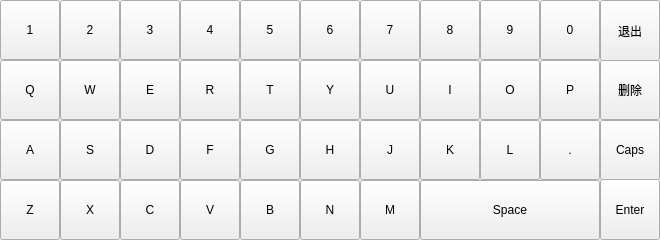
<?xml version="1.0" encoding="UTF-8"?>
<ui version="4.0">
 <class>CKeyboard</class>
 <widget class="QWidget" name="CKeyboard">
  <property name="geometry">
   <rect>
    <x>0</x>
    <y>0</y>
    <width>660</width>
    <height>240</height>
   </rect>
  </property>
  <property name="windowTitle">
   <string>Form</string>
  </property>
  <widget class="QPushButton" name="Key_Y">
   <property name="geometry">
    <rect>
     <x>300</x>
     <y>60</y>
     <width>60</width>
     <height>60</height>
    </rect>
   </property>
   <property name="text">
    <string>Y</string>
   </property>
  </widget>
  <widget class="QPushButton" name="Key_Enter">
   <property name="geometry">
    <rect>
     <x>600</x>
     <y>179</y>
     <width>60</width>
     <height>61</height>
    </rect>
   </property>
   <property name="text">
    <string>Enter</string>
   </property>
  </widget>
  <widget class="QPushButton" name="Key_8">
   <property name="geometry">
    <rect>
     <x>420</x>
     <y>0</y>
     <width>60</width>
     <height>60</height>
    </rect>
   </property>
   <property name="text">
    <string>8</string>
   </property>
  </widget>
  <widget class="QPushButton" name="Key_R">
   <property name="geometry">
    <rect>
     <x>180</x>
     <y>60</y>
     <width>60</width>
     <height>60</height>
    </rect>
   </property>
   <property name="text">
    <string>R</string>
   </property>
  </widget>
  <widget class="QPushButton" name="Key_H">
   <property name="geometry">
    <rect>
     <x>300</x>
     <y>120</y>
     <width>60</width>
     <height>60</height>
    </rect>
   </property>
   <property name="text">
    <string>H</string>
   </property>
  </widget>
  <widget class="QPushButton" name="Key_C">
   <property name="geometry">
    <rect>
     <x>120</x>
     <y>180</y>
     <width>60</width>
     <height>60</height>
    </rect>
   </property>
   <property name="text">
    <string>C</string>
   </property>
  </widget>
  <widget class="QPushButton" name="Key_2">
   <property name="geometry">
    <rect>
     <x>60</x>
     <y>0</y>
     <width>60</width>
     <height>60</height>
    </rect>
   </property>
   <property name="text">
    <string>2</string>
   </property>
  </widget>
  <widget class="QPushButton" name="Key_V">
   <property name="geometry">
    <rect>
     <x>180</x>
     <y>180</y>
     <width>60</width>
     <height>60</height>
    </rect>
   </property>
   <property name="text">
    <string>V</string>
   </property>
  </widget>
  <widget class="QPushButton" name="Key_X">
   <property name="geometry">
    <rect>
     <x>60</x>
     <y>180</y>
     <width>60</width>
     <height>60</height>
    </rect>
   </property>
   <property name="text">
    <string>X</string>
   </property>
  </widget>
  <widget class="QPushButton" name="Key_P">
   <property name="geometry">
    <rect>
     <x>540</x>
     <y>60</y>
     <width>60</width>
     <height>60</height>
    </rect>
   </property>
   <property name="text">
    <string>P</string>
   </property>
  </widget>
  <widget class="QPushButton" name="Key_N">
   <property name="geometry">
    <rect>
     <x>300</x>
     <y>180</y>
     <width>60</width>
     <height>60</height>
    </rect>
   </property>
   <property name="text">
    <string>N</string>
   </property>
  </widget>
  <widget class="QPushButton" name="Key_J">
   <property name="geometry">
    <rect>
     <x>360</x>
     <y>120</y>
     <width>60</width>
     <height>60</height>
    </rect>
   </property>
   <property name="text">
    <string>J</string>
   </property>
  </widget>
  <widget class="QPushButton" name="Key_0">
   <property name="geometry">
    <rect>
     <x>540</x>
     <y>0</y>
     <width>60</width>
     <height>60</height>
    </rect>
   </property>
   <property name="text">
    <string>0</string>
   </property>
  </widget>
  <widget class="QPushButton" name="Key_4">
   <property name="geometry">
    <rect>
     <x>180</x>
     <y>0</y>
     <width>60</width>
     <height>60</height>
    </rect>
   </property>
   <property name="text">
    <string>4</string>
   </property>
  </widget>
  <widget class="QPushButton" name="Key_1">
   <property name="geometry">
    <rect>
     <x>0</x>
     <y>0</y>
     <width>60</width>
     <height>60</height>
    </rect>
   </property>
   <property name="text">
    <string>1</string>
   </property>
  </widget>
  <widget class="QPushButton" name="Key_I">
   <property name="geometry">
    <rect>
     <x>420</x>
     <y>60</y>
     <width>60</width>
     <height>60</height>
    </rect>
   </property>
   <property name="text">
    <string>I</string>
   </property>
  </widget>
  <widget class="QPushButton" name="Key_9">
   <property name="geometry">
    <rect>
     <x>480</x>
     <y>0</y>
     <width>60</width>
     <height>60</height>
    </rect>
   </property>
   <property name="text">
    <string>9</string>
   </property>
  </widget>
  <widget class="QPushButton" name="Key_W">
   <property name="geometry">
    <rect>
     <x>60</x>
     <y>60</y>
     <width>60</width>
     <height>60</height>
    </rect>
   </property>
   <property name="text">
    <string>W</string>
   </property>
  </widget>
  <widget class="QPushButton" name="Key_Escape">
   <property name="geometry">
    <rect>
     <x>600</x>
     <y>0</y>
     <width>60</width>
     <height>61</height>
    </rect>
   </property>
   <property name="text">
    <string>退出</string>
   </property>
  </widget>
  <widget class="QPushButton" name="Key_G">
   <property name="geometry">
    <rect>
     <x>240</x>
     <y>120</y>
     <width>60</width>
     <height>60</height>
    </rect>
   </property>
   <property name="text">
    <string>G</string>
   </property>
  </widget>
  <widget class="QPushButton" name="Key_CapsLock">
   <property name="geometry">
    <rect>
     <x>600</x>
     <y>120</y>
     <width>60</width>
     <height>60</height>
    </rect>
   </property>
   <property name="text">
    <string>Caps</string>
   </property>
  </widget>
  <widget class="QPushButton" name="Key_A">
   <property name="geometry">
    <rect>
     <x>0</x>
     <y>120</y>
     <width>60</width>
     <height>60</height>
    </rect>
   </property>
   <property name="text">
    <string>A</string>
   </property>
  </widget>
  <widget class="QPushButton" name="Key_3">
   <property name="geometry">
    <rect>
     <x>120</x>
     <y>0</y>
     <width>60</width>
     <height>60</height>
    </rect>
   </property>
   <property name="text">
    <string>3</string>
   </property>
  </widget>
  <widget class="QPushButton" name="Key_K">
   <property name="geometry">
    <rect>
     <x>420</x>
     <y>120</y>
     <width>60</width>
     <height>60</height>
    </rect>
   </property>
   <property name="text">
    <string>K</string>
   </property>
  </widget>
  <widget class="QPushButton" name="Key_T">
   <property name="geometry">
    <rect>
     <x>240</x>
     <y>60</y>
     <width>60</width>
     <height>60</height>
    </rect>
   </property>
   <property name="text">
    <string>T</string>
   </property>
  </widget>
  <widget class="QPushButton" name="Key_M">
   <property name="geometry">
    <rect>
     <x>360</x>
     <y>180</y>
     <width>60</width>
     <height>60</height>
    </rect>
   </property>
   <property name="text">
    <string>M</string>
   </property>
  </widget>
  <widget class="QPushButton" name="Key_B">
   <property name="geometry">
    <rect>
     <x>240</x>
     <y>180</y>
     <width>60</width>
     <height>60</height>
    </rect>
   </property>
   <property name="text">
    <string>B</string>
   </property>
  </widget>
  <widget class="QPushButton" name="Key_U">
   <property name="geometry">
    <rect>
     <x>360</x>
     <y>60</y>
     <width>60</width>
     <height>60</height>
    </rect>
   </property>
   <property name="text">
    <string>U</string>
   </property>
  </widget>
  <widget class="QPushButton" name="Key_5">
   <property name="geometry">
    <rect>
     <x>240</x>
     <y>0</y>
     <width>60</width>
     <height>60</height>
    </rect>
   </property>
   <property name="text">
    <string>5</string>
   </property>
  </widget>
  <widget class="QPushButton" name="Key_Period">
   <property name="geometry">
    <rect>
     <x>540</x>
     <y>120</y>
     <width>60</width>
     <height>60</height>
    </rect>
   </property>
   <property name="text">
    <string>.</string>
   </property>
  </widget>
  <widget class="QPushButton" name="Key_S">
   <property name="geometry">
    <rect>
     <x>60</x>
     <y>120</y>
     <width>60</width>
     <height>60</height>
    </rect>
   </property>
   <property name="text">
    <string>S</string>
   </property>
  </widget>
  <widget class="QPushButton" name="Key_F">
   <property name="geometry">
    <rect>
     <x>180</x>
     <y>120</y>
     <width>60</width>
     <height>60</height>
    </rect>
   </property>
   <property name="text">
    <string>F</string>
   </property>
  </widget>
  <widget class="QPushButton" name="Key_Q">
   <property name="geometry">
    <rect>
     <x>0</x>
     <y>60</y>
     <width>60</width>
     <height>60</height>
    </rect>
   </property>
   <property name="text">
    <string>Q</string>
   </property>
  </widget>
  <widget class="QPushButton" name="Key_Space">
   <property name="geometry">
    <rect>
     <x>420</x>
     <y>180</y>
     <width>180</width>
     <height>60</height>
    </rect>
   </property>
   <property name="text">
    <string>Space</string>
   </property>
  </widget>
  <widget class="QPushButton" name="Key_D">
   <property name="geometry">
    <rect>
     <x>120</x>
     <y>120</y>
     <width>60</width>
     <height>60</height>
    </rect>
   </property>
   <property name="text">
    <string>D</string>
   </property>
  </widget>
  <widget class="QPushButton" name="Key_L">
   <property name="geometry">
    <rect>
     <x>480</x>
     <y>120</y>
     <width>60</width>
     <height>60</height>
    </rect>
   </property>
   <property name="text">
    <string>L</string>
   </property>
  </widget>
  <widget class="QPushButton" name="Key_O">
   <property name="geometry">
    <rect>
     <x>480</x>
     <y>60</y>
     <width>60</width>
     <height>60</height>
    </rect>
   </property>
   <property name="text">
    <string>O</string>
   </property>
  </widget>
  <widget class="QPushButton" name="Key_Backspace">
   <property name="geometry">
    <rect>
     <x>600</x>
     <y>60</y>
     <width>60</width>
     <height>60</height>
    </rect>
   </property>
   <property name="text">
    <string>删除</string>
   </property>
  </widget>
  <widget class="QPushButton" name="Key_7">
   <property name="geometry">
    <rect>
     <x>360</x>
     <y>0</y>
     <width>60</width>
     <height>60</height>
    </rect>
   </property>
   <property name="text">
    <string>7</string>
   </property>
  </widget>
  <widget class="QPushButton" name="Key_E">
   <property name="geometry">
    <rect>
     <x>120</x>
     <y>60</y>
     <width>60</width>
     <height>60</height>
    </rect>
   </property>
   <property name="text">
    <string>E</string>
   </property>
  </widget>
  <widget class="QPushButton" name="Key_6">
   <property name="geometry">
    <rect>
     <x>300</x>
     <y>0</y>
     <width>60</width>
     <height>60</height>
    </rect>
   </property>
   <property name="text">
    <string>6</string>
   </property>
  </widget>
  <widget class="QPushButton" name="Key_Z">
   <property name="geometry">
    <rect>
     <x>0</x>
     <y>180</y>
     <width>60</width>
     <height>60</height>
    </rect>
   </property>
   <property name="text">
    <string>Z</string>
   </property>
  </widget>
 </widget>
 <resources/>
 <connections/>
</ui>
